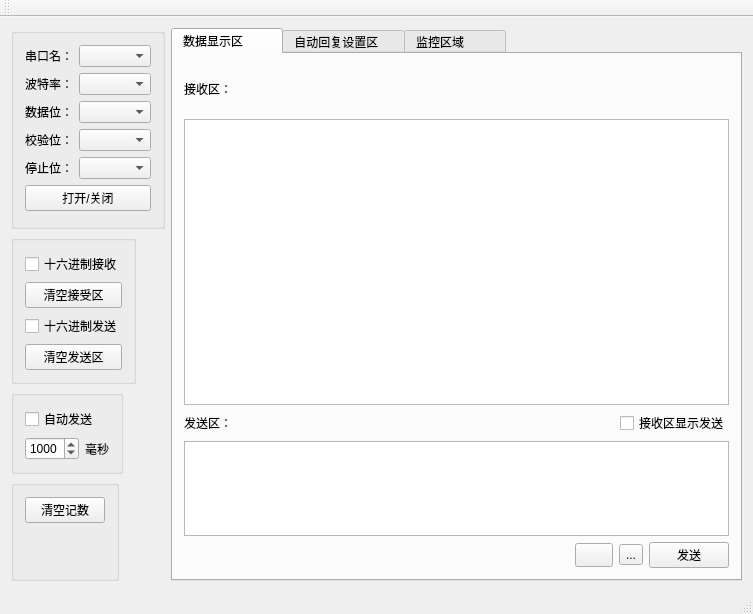
<?xml version="1.0" encoding="UTF-8"?>
<ui version="4.0">
 <class>mainform</class>
 <widget class="QMainWindow" name="mainform">
  <property name="geometry">
   <rect>
    <x>0</x>
    <y>0</y>
    <width>753</width>
    <height>614</height>
   </rect>
  </property>
  <property name="windowTitle">
   <string>mainform</string>
  </property>
  <widget class="QWidget" name="centralWidget">
   <layout class="QHBoxLayout" name="horizontalLayout_8">
    <item>
     <layout class="QVBoxLayout" name="verticalLayout_4" stretch="6,4,2,3">
      <item>
       <widget class="QGroupBox" name="groupBox_3">
        <property name="sizePolicy">
         <sizepolicy hsizetype="Fixed" vsizetype="Preferred">
          <horstretch>0</horstretch>
          <verstretch>0</verstretch>
         </sizepolicy>
        </property>
        <property name="title">
         <string/>
        </property>
        <layout class="QVBoxLayout" name="verticalLayout_3">
         <item>
          <layout class="QHBoxLayout" name="horizontalLayout">
           <item>
            <widget class="QLabel" name="label_portName">
             <property name="text">
              <string>串口名：</string>
             </property>
            </widget>
           </item>
           <item>
            <widget class="QComboBox" name="portBox"/>
           </item>
          </layout>
         </item>
         <item>
          <layout class="QHBoxLayout" name="horizontalLayout_2">
           <item>
            <widget class="QLabel" name="label_raudRate">
             <property name="text">
              <string>波特率：</string>
             </property>
            </widget>
           </item>
           <item>
            <widget class="QComboBox" name="baudRateBox"/>
           </item>
          </layout>
         </item>
         <item>
          <layout class="QHBoxLayout" name="horizontalLayout_3">
           <item>
            <widget class="QLabel" name="label_dataBits">
             <property name="text">
              <string>数据位：</string>
             </property>
            </widget>
           </item>
           <item>
            <widget class="QComboBox" name="dataBitsBox"/>
           </item>
          </layout>
         </item>
         <item>
          <layout class="QHBoxLayout" name="horizontalLayout_4">
           <item>
            <widget class="QLabel" name="label_Parity">
             <property name="text">
              <string>校验位：</string>
             </property>
            </widget>
           </item>
           <item>
            <widget class="QComboBox" name="parityBox"/>
           </item>
          </layout>
         </item>
         <item>
          <layout class="QHBoxLayout" name="horizontalLayout_5">
           <item>
            <widget class="QLabel" name="label_stopBits">
             <property name="text">
              <string>停止位：</string>
             </property>
            </widget>
           </item>
           <item>
            <widget class="QComboBox" name="stopBitsBox"/>
           </item>
          </layout>
         </item>
         <item>
          <layout class="QHBoxLayout" name="horizontalLayout_6">
           <item>
            <widget class="QPushButton" name="pushButton_openClose">
             <property name="text">
              <string>打开/关闭</string>
             </property>
            </widget>
           </item>
          </layout>
         </item>
        </layout>
       </widget>
      </item>
      <item>
       <widget class="QGroupBox" name="groupBox_2">
        <property name="sizePolicy">
         <sizepolicy hsizetype="Fixed" vsizetype="Preferred">
          <horstretch>0</horstretch>
          <verstretch>0</verstretch>
         </sizepolicy>
        </property>
        <property name="title">
         <string/>
        </property>
        <layout class="QVBoxLayout" name="verticalLayout_2">
         <item>
          <widget class="QCheckBox" name="checkBox">
           <property name="text">
            <string>十六进制接收</string>
           </property>
          </widget>
         </item>
         <item>
          <widget class="QPushButton" name="pushButton">
           <property name="text">
            <string>清空接受区</string>
           </property>
          </widget>
         </item>
         <item>
          <widget class="QCheckBox" name="checkBox_2">
           <property name="text">
            <string>十六进制发送</string>
           </property>
          </widget>
         </item>
         <item>
          <widget class="QPushButton" name="pushButton_2">
           <property name="text">
            <string>清空发送区</string>
           </property>
          </widget>
         </item>
        </layout>
       </widget>
      </item>
      <item>
       <widget class="QGroupBox" name="groupBox">
        <property name="sizePolicy">
         <sizepolicy hsizetype="Fixed" vsizetype="Preferred">
          <horstretch>0</horstretch>
          <verstretch>0</verstretch>
         </sizepolicy>
        </property>
        <property name="title">
         <string/>
        </property>
        <layout class="QVBoxLayout" name="verticalLayout">
         <item>
          <widget class="QCheckBox" name="checkBox_3">
           <property name="text">
            <string>自动发送</string>
           </property>
          </widget>
         </item>
         <item>
          <layout class="QHBoxLayout" name="horizontalLayout_7" stretch="2,1">
           <item>
            <widget class="QSpinBox" name="spinBox">
             <property name="minimum">
              <number>1</number>
             </property>
             <property name="maximum">
              <number>9999</number>
             </property>
             <property name="value">
              <number>1000</number>
             </property>
            </widget>
           </item>
           <item>
            <widget class="QLabel" name="label">
             <property name="text">
              <string>毫秒</string>
             </property>
            </widget>
           </item>
          </layout>
         </item>
        </layout>
       </widget>
      </item>
      <item>
       <widget class="QGroupBox" name="groupBox_4">
        <property name="sizePolicy">
         <sizepolicy hsizetype="Fixed" vsizetype="Preferred">
          <horstretch>0</horstretch>
          <verstretch>0</verstretch>
         </sizepolicy>
        </property>
        <property name="title">
         <string/>
        </property>
        <layout class="QVBoxLayout" name="verticalLayout_6">
         <item>
          <widget class="QPushButton" name="pushButton_4">
           <property name="text">
            <string>清空记数</string>
           </property>
          </widget>
         </item>
         <item>
          <widget class="QLabel" name="label_4">
           <property name="text">
            <string/>
           </property>
          </widget>
         </item>
         <item>
          <widget class="QLabel" name="label_5">
           <property name="text">
            <string/>
           </property>
          </widget>
         </item>
        </layout>
       </widget>
      </item>
     </layout>
    </item>
    <item>
     <widget class="QTabWidget" name="tabWidget">
      <property name="currentIndex">
       <number>0</number>
      </property>
      <widget class="QWidget" name="tab">
       <attribute name="title">
        <string>数据显示区        </string>
       </attribute>
       <layout class="QVBoxLayout" name="verticalLayout_5" stretch="1,6,1,2,1">
        <item>
         <widget class="QLabel" name="label_2">
          <property name="text">
           <string>接收区：</string>
          </property>
         </widget>
        </item>
        <item>
         <widget class="QTextBrowser" name="textBrowser">
          <property name="html">
           <string>&lt;!DOCTYPE HTML PUBLIC &quot;-//W3C//DTD HTML 4.0//EN&quot; &quot;http://www.w3.org/TR/REC-html40/strict.dtd&quot;&gt;
&lt;html&gt;&lt;head&gt;&lt;meta name=&quot;qrichtext&quot; content=&quot;1&quot; /&gt;&lt;style type=&quot;text/css&quot;&gt;
p, li { white-space: pre-wrap; }
&lt;/style&gt;&lt;/head&gt;&lt;body style=&quot; font-family:'SimSun'; font-size:9pt; font-weight:400; font-style:normal;&quot;&gt;
&lt;p style=&quot;-qt-paragraph-type:empty; margin-top:0px; margin-bottom:0px; margin-left:0px; margin-right:0px; -qt-block-indent:0; text-indent:0px;&quot;&gt;&lt;br /&gt;&lt;/p&gt;&lt;/body&gt;&lt;/html&gt;</string>
          </property>
         </widget>
        </item>
        <item>
         <layout class="QHBoxLayout" name="horizontalLayout_10">
          <item>
           <widget class="QLabel" name="label_3">
            <property name="text">
             <string>发送区：</string>
            </property>
           </widget>
          </item>
          <item>
           <spacer name="horizontalSpacer_2">
            <property name="orientation">
             <enum>Qt::Horizontal</enum>
            </property>
            <property name="sizeHint" stdset="0">
             <size>
              <width>40</width>
              <height>20</height>
             </size>
            </property>
           </spacer>
          </item>
          <item>
           <widget class="QCheckBox" name="checkBox_4">
            <property name="text">
             <string>接收区显示发送</string>
            </property>
            <property name="checked">
             <bool>false</bool>
            </property>
           </widget>
          </item>
         </layout>
        </item>
        <item>
         <widget class="QTextEdit" name="textEdit">
          <property name="html">
           <string>&lt;!DOCTYPE HTML PUBLIC &quot;-//W3C//DTD HTML 4.0//EN&quot; &quot;http://www.w3.org/TR/REC-html40/strict.dtd&quot;&gt;
&lt;html&gt;&lt;head&gt;&lt;meta name=&quot;qrichtext&quot; content=&quot;1&quot; /&gt;&lt;style type=&quot;text/css&quot;&gt;
p, li { white-space: pre-wrap; }
&lt;/style&gt;&lt;/head&gt;&lt;body style=&quot; font-family:'SimSun'; font-size:9pt; font-weight:400; font-style:normal;&quot;&gt;
&lt;p style=&quot;-qt-paragraph-type:empty; margin-top:0px; margin-bottom:0px; margin-left:0px; margin-right:0px; -qt-block-indent:0; text-indent:0px;&quot;&gt;&lt;br /&gt;&lt;/p&gt;&lt;/body&gt;&lt;/html&gt;</string>
          </property>
         </widget>
        </item>
        <item>
         <layout class="QHBoxLayout" name="horizontalLayout_9">
          <item>
           <spacer name="horizontalSpacer">
            <property name="orientation">
             <enum>Qt::Horizontal</enum>
            </property>
            <property name="sizeHint" stdset="0">
             <size>
              <width>40</width>
              <height>20</height>
             </size>
            </property>
           </spacer>
          </item>
          <item>
           <widget class="QToolButton" name="toolButton_2">
            <property name="text">
             <string/>
            </property>
            <property name="icon">
             <iconset>
              <normaloff>:/image/img/809.png</normaloff>:/image/img/809.png</iconset>
            </property>
            <property name="iconSize">
             <size>
              <width>30</width>
              <height>17</height>
             </size>
            </property>
            <property name="shortcut">
             <string>Ctrl+Up</string>
            </property>
           </widget>
          </item>
          <item>
           <widget class="QToolButton" name="toolButton">
            <property name="text">
             <string>...</string>
            </property>
            <property name="icon">
             <iconset>
              <normaloff>:/image/img/8090.png</normaloff>:/image/img/8090.png</iconset>
            </property>
            <property name="iconSize">
             <size>
              <width>30</width>
              <height>17</height>
             </size>
            </property>
            <property name="shortcut">
             <string>Ctrl+Down</string>
            </property>
           </widget>
          </item>
          <item>
           <widget class="QPushButton" name="pushButton_3">
            <property name="text">
             <string>发送</string>
            </property>
            <property name="shortcut">
             <string>Ctrl+S</string>
            </property>
           </widget>
          </item>
         </layout>
        </item>
       </layout>
      </widget>
      <widget class="QWidget" name="tab_2">
       <attribute name="title">
        <string>自动回复设置区    </string>
       </attribute>
       <layout class="QGridLayout" name="gridLayout">
        <item row="0" column="0">
         <widget class="QTableWidget" name="tableWidget">
          <property name="rowCount">
           <number>0</number>
          </property>
          <property name="columnCount">
           <number>5</number>
          </property>
          <column>
           <property name="text">
            <string>Hex</string>
           </property>
          </column>
          <column>
           <property name="text">
            <string>接收值</string>
           </property>
          </column>
          <column>
           <property name="text">
            <string>Hex</string>
           </property>
          </column>
          <column>
           <property name="text">
            <string>发送值</string>
           </property>
          </column>
          <column>
           <property name="text">
            <string>启用</string>
           </property>
          </column>
         </widget>
        </item>
       </layout>
      </widget>
      <widget class="QWidget" name="tab_3">
       <attribute name="title">
        <string>监控区域         </string>
       </attribute>
       <widget class="QGroupBox" name="groupBox_5">
        <property name="geometry">
         <rect>
          <x>20</x>
          <y>20</y>
          <width>221</width>
          <height>131</height>
         </rect>
        </property>
        <property name="title">
         <string>状态显示</string>
        </property>
        <widget class="QWidget" name="layoutWidget">
         <property name="geometry">
          <rect>
           <x>10</x>
           <y>20</y>
           <width>202</width>
           <height>96</height>
          </rect>
         </property>
         <layout class="QVBoxLayout" name="verticalLayout_7">
          <item>
           <widget class="QLabel" name="label_6">
            <property name="sizePolicy">
             <sizepolicy hsizetype="Fixed" vsizetype="Preferred">
              <horstretch>0</horstretch>
              <verstretch>0</verstretch>
             </sizepolicy>
            </property>
            <property name="minimumSize">
             <size>
              <width>200</width>
              <height>0</height>
             </size>
            </property>
            <property name="maximumSize">
             <size>
              <width>200</width>
              <height>16777215</height>
             </size>
            </property>
            <property name="font">
             <font>
              <pointsize>14</pointsize>
             </font>
            </property>
            <property name="text">
             <string>室内温度：</string>
            </property>
           </widget>
          </item>
          <item>
           <widget class="QLabel" name="label_7">
            <property name="sizePolicy">
             <sizepolicy hsizetype="Fixed" vsizetype="Preferred">
              <horstretch>0</horstretch>
              <verstretch>0</verstretch>
             </sizepolicy>
            </property>
            <property name="minimumSize">
             <size>
              <width>200</width>
              <height>0</height>
             </size>
            </property>
            <property name="maximumSize">
             <size>
              <width>200</width>
              <height>16777215</height>
             </size>
            </property>
            <property name="font">
             <font>
              <pointsize>14</pointsize>
             </font>
            </property>
            <property name="text">
             <string>空气湿度：</string>
            </property>
           </widget>
          </item>
          <item>
           <widget class="QLabel" name="label_8">
            <property name="sizePolicy">
             <sizepolicy hsizetype="Fixed" vsizetype="Preferred">
              <horstretch>0</horstretch>
              <verstretch>0</verstretch>
             </sizepolicy>
            </property>
            <property name="minimumSize">
             <size>
              <width>200</width>
              <height>0</height>
             </size>
            </property>
            <property name="maximumSize">
             <size>
              <width>200</width>
              <height>16777215</height>
             </size>
            </property>
            <property name="font">
             <font>
              <pointsize>14</pointsize>
             </font>
            </property>
            <property name="text">
             <string>土壤湿度：</string>
            </property>
           </widget>
          </item>
          <item>
           <widget class="QLabel" name="label_9">
            <property name="sizePolicy">
             <sizepolicy hsizetype="Fixed" vsizetype="Preferred">
              <horstretch>0</horstretch>
              <verstretch>0</verstretch>
             </sizepolicy>
            </property>
            <property name="minimumSize">
             <size>
              <width>200</width>
              <height>0</height>
             </size>
            </property>
            <property name="maximumSize">
             <size>
              <width>200</width>
              <height>16777215</height>
             </size>
            </property>
            <property name="font">
             <font>
              <pointsize>14</pointsize>
             </font>
            </property>
            <property name="text">
             <string>光照强度：</string>
            </property>
           </widget>
          </item>
         </layout>
        </widget>
       </widget>
       <widget class="QGroupBox" name="groupBox_6">
        <property name="geometry">
         <rect>
          <x>420</x>
          <y>20</y>
          <width>141</width>
          <height>321</height>
         </rect>
        </property>
        <property name="title">
         <string>操作面板</string>
        </property>
        <widget class="QLabel" name="label_11">
         <property name="geometry">
          <rect>
           <x>80</x>
           <y>10</y>
           <width>54</width>
           <height>12</height>
          </rect>
         </property>
         <property name="text">
          <string>流量设置</string>
         </property>
        </widget>
        <widget class="QSlider" name="verticalSlider">
         <property name="geometry">
          <rect>
           <x>100</x>
           <y>30</y>
           <width>19</width>
           <height>281</height>
          </rect>
         </property>
         <property name="maximum">
          <number>5000</number>
         </property>
         <property name="orientation">
          <enum>Qt::Vertical</enum>
         </property>
        </widget>
        <widget class="QPushButton" name="closeMotorButton">
         <property name="geometry">
          <rect>
           <x>10</x>
           <y>70</y>
           <width>75</width>
           <height>23</height>
          </rect>
         </property>
         <property name="text">
          <string>停止</string>
         </property>
        </widget>
        <widget class="QPushButton" name="openMotorButton">
         <property name="geometry">
          <rect>
           <x>10</x>
           <y>40</y>
           <width>75</width>
           <height>23</height>
          </rect>
         </property>
         <property name="text">
          <string>浇花</string>
         </property>
        </widget>
       </widget>
       <widget class="QGroupBox" name="groupBox_7">
        <property name="geometry">
         <rect>
          <x>10</x>
          <y>420</y>
          <width>451</width>
          <height>80</height>
         </rect>
        </property>
        <property name="title">
         <string>工作时间</string>
        </property>
        <widget class="QLabel" name="label_10">
         <property name="geometry">
          <rect>
           <x>10</x>
           <y>20</y>
           <width>411</width>
           <height>41</height>
          </rect>
         </property>
         <property name="font">
          <font>
           <pointsize>14</pointsize>
          </font>
         </property>
         <property name="text">
          <string>时间：</string>
         </property>
        </widget>
       </widget>
      </widget>
     </widget>
    </item>
   </layout>
  </widget>
  <widget class="QMenuBar" name="menuBar">
   <property name="geometry">
    <rect>
     <x>0</x>
     <y>0</y>
     <width>753</width>
     <height>23</height>
    </rect>
   </property>
  </widget>
  <widget class="QToolBar" name="mainToolBar">
   <attribute name="toolBarArea">
    <enum>TopToolBarArea</enum>
   </attribute>
   <attribute name="toolBarBreak">
    <bool>false</bool>
   </attribute>
  </widget>
  <widget class="QStatusBar" name="statusBar"/>
 </widget>
 <layoutdefault spacing="6" margin="11"/>
 <resources/>
 <connections/>
</ui>
